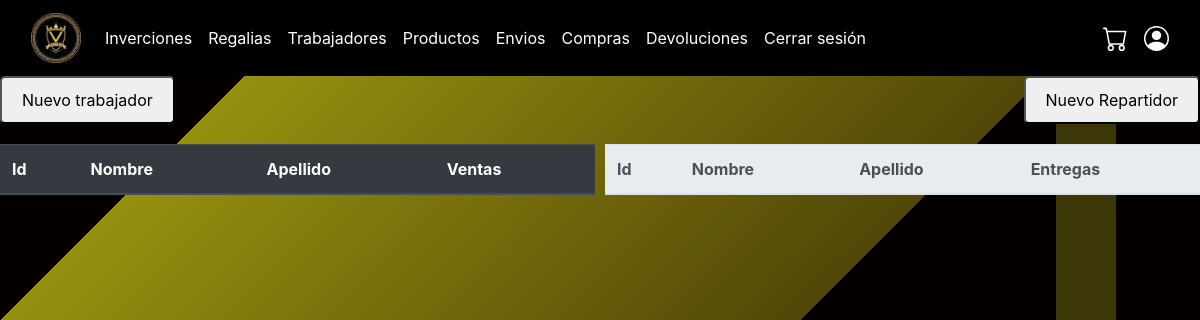
Page /trabajadores (signed in) on the earlier database version.
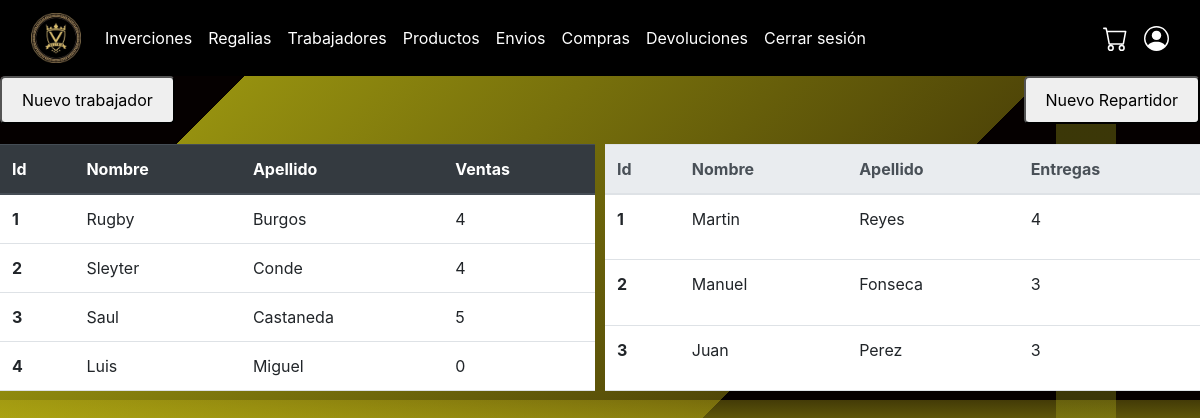
Same page on the later database version.
### plus/models.py (models this page shows, shortened)
class Trabajador(models.Model):
    user = models.OneToOneField(User, on_delete=models.CASCADE, null=True, blank=True)
    nombre = models.CharField(max_length=50)
    apellido = models.CharField(max_length=50)
    telefono = models.CharField(max_length=8)
    cedula = models.CharField(max_length=25)
    fecha_nacimiento = models.DateField()

class Repartidor(models.Model):
    nombre = models.CharField(max_length=50)
    apellido = models.CharField(max_length=50)
    telefono = models.CharField(max_length=8)
    cedula = models.CharField(max_length=25)
    matricula = models.CharField(max_length=25)

### plus/views.py (the view)
# urls.py: path("trabajadores",views.trabajadores,name="trabajadores"),
@staff_required
def trabajadores(request):
    trabajadores_con_compras = Trabajador.objects.annotate(num_compras=Count('compra'))
    repartidores_con_envios = Repartidor.objects.annotate(num_envios=Count('envio'))
    context = {
    'trabajadores': trabajadores_con_compras,
    'repartidores': repartidores_con_envios,
    }
    return render(request,"plus/administracion/Trabajadores.html", context)

### plus/views.py (called while the page is built)
def is_staff_user(user):
    return user.is_staff

### plus/templates/plus/administracion/Trabajadores.html
{% extends "plus/administracion/layout.html" %}
{% block body %}
<div style="display: flex; flex-direction: column; gap: 10px;">
    {% if  user.is_superuser %}
    <div style="display: flex; justify-content: space-between; margin-bottom: 10px;">
        <a href="{% url 'registerr' %}">
            <button style="padding: 10px 20px; font-size: 16px; border-radius: 5px;">Nuevo trabajador</button>
        </a>
        <button style="padding: 10px 20px; font-size: 16px; border-radius: 5px;">Nuevo Repartidor</button>
    </div>
    {% endif %}
    <div style="display: flex; gap: 10px; flex-grow: 1;">
        <table style="flex: 1;" class="table">
            <thead class="thead-dark">
                <tr>
                    <th scope="col">Id</th>
                    <th scope="col">Nombre</th>
                    <th scope="col">Apellido</th>
                    <th scope="col">Ventas</th>
                </tr>
            </thead>
            <tbody>
                {% for trabajador in trabajadores %}
                <tr>
                    <th scope="row">{{ trabajador.id }}</th>
                    <td>{{ trabajador.nombre }}</td>
                    <td>{{ trabajador.apellido }}</td>
                    <td>{{ trabajador.num_compras }}</td>
                </tr>
                {% endfor %}
            </tbody>
        </table>
        <table style="flex: 1;" class="table">
            <thead class="thead-light">
                <tr>
                    <th scope="col">Id</th>
                    <th scope="col">Nombre</th>
                    <th scope="col">Apellido</th>
                    <th scope="col">Entregas</th>
                </tr>
            </thead>
            <tbody>
                {% for repartidor in repartidores %}
                <tr>
                    <th scope="row">{{ repartidor.id }}</th>
                    <td>{{ repartidor.nombre }}</td>
                    <td>{{ repartidor.apellido }}</td>
                    <td>{{ repartidor.num_envios }}</td>
                </tr>
                {% endfor %}
            </tbody>
        </table>
    </div>
</div>
{% endblock %}

### plus/templates/plus/administracion/layout.html (shortened to what this page needs)
{% load static %}
<!DOCTYPE html>
<html lang="en">
    <head>
        <link rel="stylesheet" href="https://stackpath.bootstrapcdn.com/bootstrap/4.4.1/css/bootstrap.min.css">
        <link href="{% static '/styleAdmin.css' %}" rel="stylesheet">
        <link href="https://cdn.jsdelivr.net/npm/bootstrap@5.3.3/dist/css/bootstrap.min.css" rel="stylesheet">
        <link href="https://cdn.jsdelivr.net/npm/bootstrap@5.3.3/dist/css/bootstrap.min.css" rel="stylesheet">
        <link href="https://stackpath.bootstrapcdn.com/bootstrap/5.3.0/css/bootstrap.min.css" rel="stylesheet">
        <link href="https://stackpath.bootstrapcdn.com/bootstrap/4.5.2/css/bootstrap.min.css" rel="stylesheet">
    </head>
    <body>
        <nav class="navbar navbar-expand-lg custom-navbar" style="background-color: #000000;">
            <div class="container-fluid">
                <a class="navbar-brand" href="#" style="color: white;">
                    <img src="{% static 'images/valyrio_plus.png' %}" alt="Logo" width="50" height="50">
                </a>
                <div class="collapse navbar-collapse" id="navbarNavAltMarkup">
                    <div class="navbar-nav me-auto">
                        {% if user.is_authenticated %}
                            {% if user.is_superuser %}
                                <a class="nav-link active" aria-current="page" href="{% url 'inversion' %}" style="color: white;">Inverciones</a>
                                <a class="nav-link active" aria-current="page" href="{% url 'regalias' %}" style="color: white;">Regalias</a>
                                <a class="nav-link active" aria-current="page" href="trabajadores" style="color: white;">Trabajadores</a>
                            {% endif %}
                        <a class="nav-link active" aria-current="page" href="{% url 'prods' %}" style="color: white;">Productos</a>
                        <a class="nav-link active" aria-current="page" href="{% url 'envios' %} " style="color: white;">Envios</a>
                        <a class="nav-link active" aria-current="page" href="{% url 'compras' %}" style="color: white;">Compras</a>
                        <a class="nav-link active" aria-current="page" href="{% url 'devolucion' %}" style="color: white;">Devoluciones</a>
                        <a class="nav-link active" aria-current="page" href="{% url 'logout' %}" style="color: white;">Cerrar sesión</a>
                        {% else %}
                        <a class="nav-link active" aria-current="page" href="{% url 'loggin' %}" style="color: white;">Iniciar sesión</a>
                        {% endif %}
                    </div>
                    <div class="d-flex align-items-center ms-auto">
                        <a href="{% url 'carrito' %}">
                        </a>
                        <a href=" {% url 'perfil' %} ">
                    </a>
                    </div>
                </div>
            </div>
        </nav>
        {% block body %}
        {% endblock %}
    </body>
</html>

### plus/static/styleAdmin.css (style rules this page uses)
html, body { margin: 0; padding: 0; height: 100%; }
body { background-image: linear-gradient(90deg, transparent 0%, transparent 88%, rgba(184, 182, 26, 0.3) 88%, rgba(184, 182, 26, 0.3) 93%, transparent 93%, transparent 100%), linear-gradient(135deg, transparent 0%, transparent 83%, rgba(203, 198, 21, 0.3) 83%, rgba(203,198,21, 0.73) 91%, transparent 91%, transparent 100%), linear-gradient(0deg, transparent 0%, transparent 43%, rgba(203,198,21, 0.73) 43%, rgba(211, 195, 24, 0.3) 50%, transparent 50%, transparent 100%), linear-gradient(135deg, transparent 0%, transparent 16%,rgba(203,198,21, 0.73) 16%, rgba(255, 235, 25, 0.3) 56%, transparent 56%, transparent 100%), linear-gradient(90deg, rgb(5, 0, 0), rgb(5, 0, 0)); }

Differences in the rows shown:
added Trabajador: id "1", nombre "Rugby", apellido "Burgos", num_compras "4"
added Trabajador: id "2", nombre "Sleyter", apellido "Conde", num_compras "4"
added Trabajador: id "3", nombre "Saul", apellido "Castaneda", num_compras "5"
added Trabajador: id "4", nombre "Luis", apellido "Miguel", num_compras "0"
added Repartidor: id "1", nombre "Martin", apellido "Reyes", num_envios "4"
added Repartidor: id "2", nombre "Manuel", apellido "Fonseca", num_envios "3"
added Repartidor: id "3", nombre "Juan", apellido "Perez", num_envios "3"
